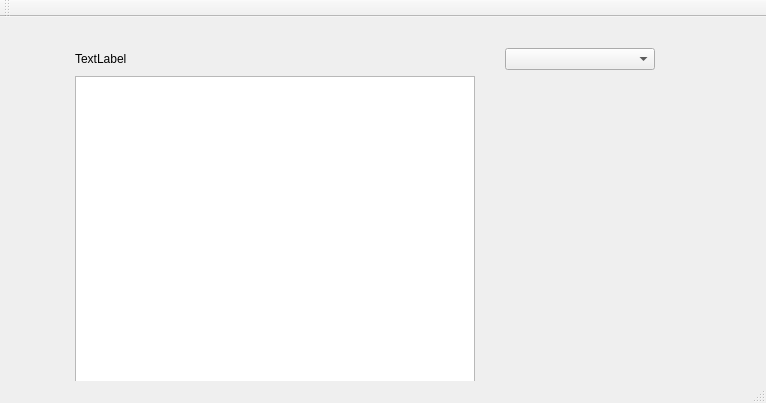
<?xml version="1.0" encoding="UTF-8"?>
<ui version="4.0">
 <class>Regioni</class>
 <widget class="QMainWindow" name="Regioni">
  <property name="geometry">
   <rect>
    <x>0</x>
    <y>0</y>
    <width>766</width>
    <height>403</height>
   </rect>
  </property>
  <property name="windowTitle">
   <string>Regioni</string>
  </property>
  <widget class="QWidget" name="centralWidget">
   <widget class="QWidget" name="gridLayoutWidget">
    <property name="geometry">
     <rect>
      <x>40</x>
      <y>20</y>
      <width>651</width>
      <height>391</height>
     </rect>
    </property>
    <layout class="QGridLayout" name="gridLayout_2">
     <item row="0" column="1">
      <widget class="QComboBox" name="comboBox">
       <property name="maximumSize">
        <size>
         <width>150</width>
         <height>16777215</height>
        </size>
       </property>
      </widget>
     </item>
     <item row="1" column="1">
      <layout class="QHBoxLayout" name="horizontalLayout_3"/>
     </item>
     <item row="2" column="1">
      <layout class="QHBoxLayout" name="horizontalLayout_4"/>
     </item>
     <item row="1" column="0" rowspan="2">
      <layout class="QVBoxLayout" name="verticalLayout_4">
       <item>
        <widget class="QTableWidget" name="tableWidget_2">
         <property name="maximumSize">
          <size>
           <width>400</width>
           <height>16777215</height>
          </size>
         </property>
        </widget>
       </item>
      </layout>
     </item>
     <item row="0" column="0">
      <widget class="QLabel" name="label_2">
       <property name="maximumSize">
        <size>
         <width>250</width>
         <height>16777215</height>
        </size>
       </property>
       <property name="text">
        <string>TextLabel</string>
       </property>
      </widget>
     </item>
    </layout>
   </widget>
  </widget>
  <widget class="QMenuBar" name="menuBar">
   <property name="geometry">
    <rect>
     <x>0</x>
     <y>0</y>
     <width>766</width>
     <height>21</height>
    </rect>
   </property>
  </widget>
  <widget class="QToolBar" name="mainToolBar">
   <attribute name="toolBarArea">
    <enum>TopToolBarArea</enum>
   </attribute>
   <attribute name="toolBarBreak">
    <bool>false</bool>
   </attribute>
  </widget>
  <widget class="QStatusBar" name="statusBar"/>
 </widget>
 <layoutdefault spacing="6" margin="11"/>
 <resources/>
 <connections/>
</ui>
